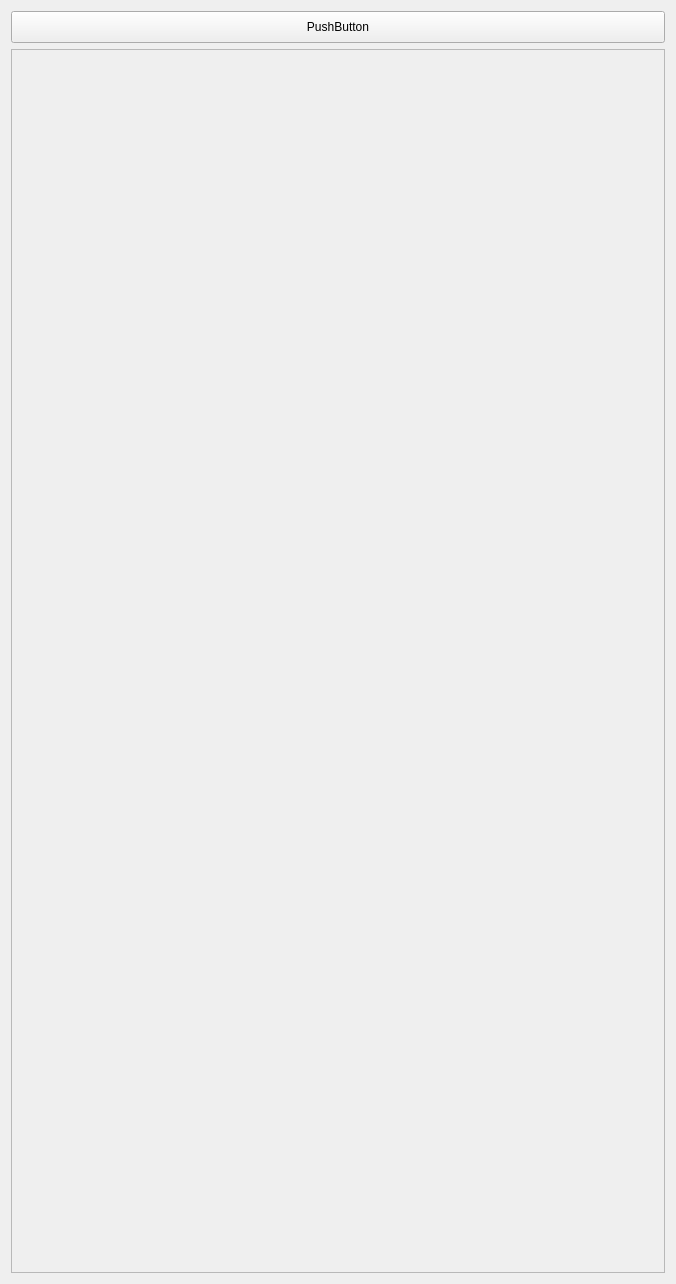
<?xml version="1.0" encoding="UTF-8"?>
<ui version="4.0">
 <class>Form</class>
 <widget class="QWidget" name="Form">
  <property name="enabled">
   <bool>true</bool>
  </property>
  <property name="geometry">
   <rect>
    <x>0</x>
    <y>0</y>
    <width>676</width>
    <height>1284</height>
   </rect>
  </property>
  <property name="sizePolicy">
   <sizepolicy hsizetype="Expanding" vsizetype="Expanding">
    <horstretch>0</horstretch>
    <verstretch>0</verstretch>
   </sizepolicy>
  </property>
  <property name="windowTitle">
   <string>Form</string>
  </property>
  <layout class="QVBoxLayout" name="verticalLayout_2">
   <item>
    <widget class="QPushButton" name="pushButton">
     <property name="sizePolicy">
      <sizepolicy hsizetype="Preferred" vsizetype="Preferred">
       <horstretch>0</horstretch>
       <verstretch>0</verstretch>
      </sizepolicy>
     </property>
     <property name="minimumSize">
      <size>
       <width>32</width>
       <height>32</height>
      </size>
     </property>
     <property name="text">
      <string>PushButton</string>
     </property>
    </widget>
   </item>
   <item>
    <widget class="QScrollArea" name="scrollArea">
     <property name="minimumSize">
      <size>
       <width>10</width>
       <height>30</height>
      </size>
     </property>
     <property name="verticalScrollBarPolicy">
      <enum>Qt::ScrollBarAsNeeded</enum>
     </property>
     <property name="sizeAdjustPolicy">
      <enum>QAbstractScrollArea::AdjustToContents</enum>
     </property>
     <property name="widgetResizable">
      <bool>true</bool>
     </property>
     <widget class="QWidget" name="scrollAreaWidgetContents">
      <property name="geometry">
       <rect>
        <x>0</x>
        <y>0</y>
        <width>656</width>
        <height>1226</height>
       </rect>
      </property>
      <layout class="QVBoxLayout" name="verticalLayout"/>
     </widget>
    </widget>
   </item>
  </layout>
 </widget>
 <resources/>
 <connections/>
</ui>
